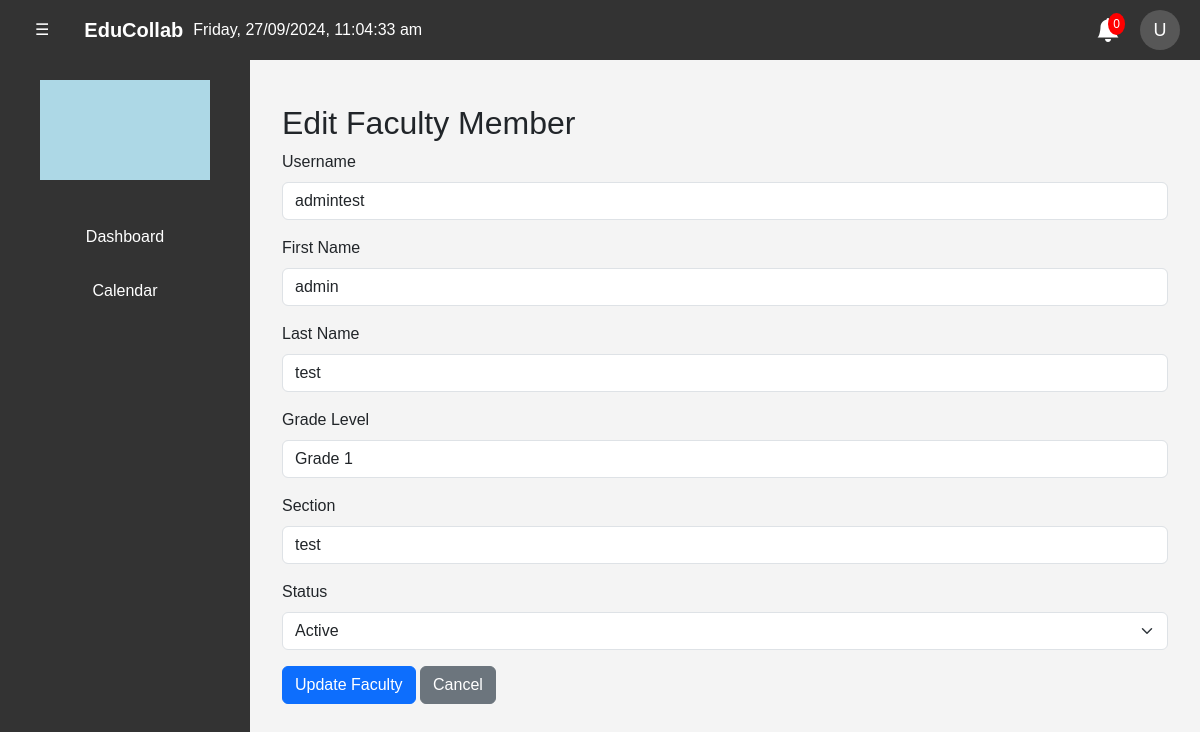
Page /public/admin/edit_faculty.php?id=4 (signed in) on the earlier database version.
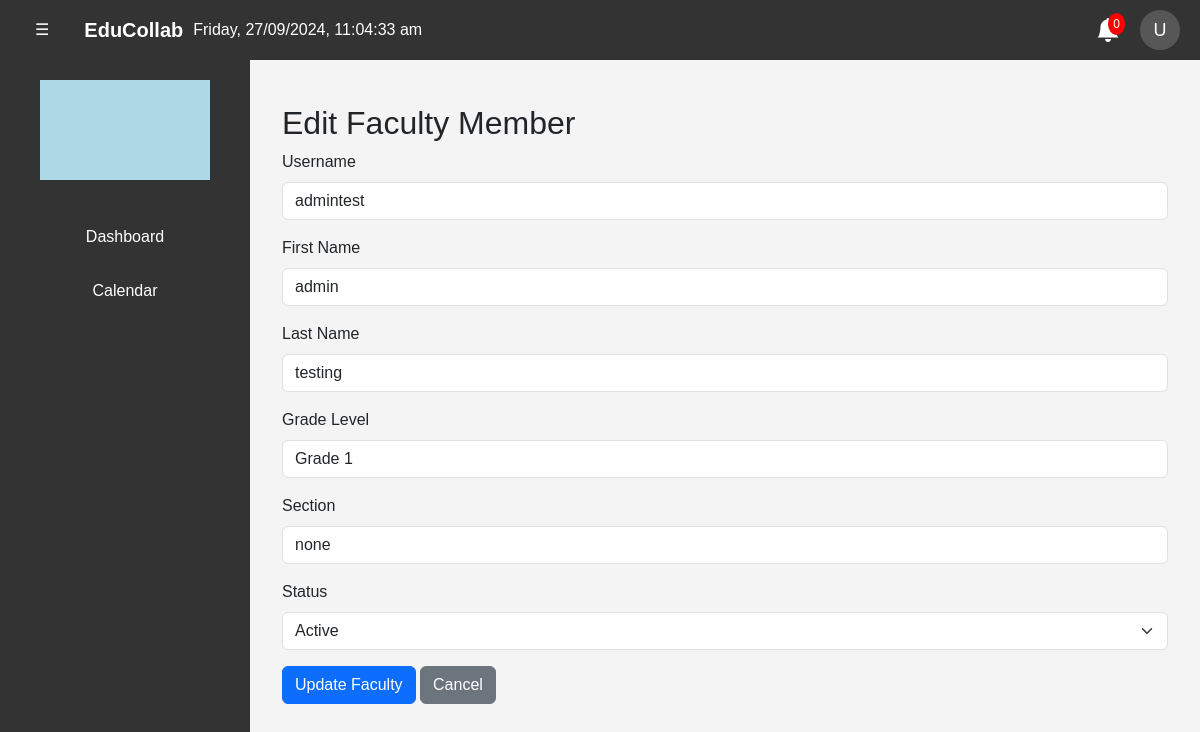
Same page on the later database version.
### tables this page shows
CREATE TABLE `users` (
  `id` int(11) NOT NULL,
  `username` varchar(50) NOT NULL,
  `firstname` varchar(50) NOT NULL,
  `lastname` varchar(50) NOT NULL,
  `gradeLevel` varchar(20) NOT NULL,
  `section` varchar(30) NOT NULL,
  `password` varchar(255) NOT NULL,
  `status` enum('active','inactive','deactivated') NOT NULL DEFAULT 'inactive',
  `accType` enum('USER','ADMIN') DEFAULT 'USER',
  `created_at` timestamp NOT NULL DEFAULT current_timestamp()
);

### public/admin/edit_faculty.php (the view, shortened to what this page needs)
<?php
require_once __DIR__ . '/../../src/config/db_config.php';
$facultyId = intval($_GET['id']);
$stmt = $pdo->prepare("SELECT * FROM users WHERE id = :id");
$stmt->execute([':id' => $facultyId]);
$faculty = $stmt->fetch(PDO::FETCH_ASSOC);
?>
<!DOCTYPE html>
<html lang="en">
<head>
    <link rel="stylesheet" href="https://cdn.jsdelivr.net/npm/bootstrap-icons@1.11.3/font/bootstrap-icons.min.css">
    <link href="https://cdnjs.cloudflare.com/ajax/libs/bootstrap/5.3.0/css/bootstrap.min.css" rel="stylesheet">
    <link rel="stylesheet" href="../../src/css/a/h-e-gen.css">
</head>
<body>
    <?php include '../nav-sidebar-temp.php'?>
        <div class="content" id="content">
            <div class="container mt-4">
                <h2>Edit Faculty Member</h2>
                <form method="POST" action="">
                    <div class="mb-3">
                        <label for="username" class="form-label">Username</label>
                        <input type="text" id="username" name="username" class="form-control" value="<?php echo htmlspecialchars($faculty['username']); ?>" required>
                    </div>
                    <div class="mb-3">
                        <label for="firstname" class="form-label">First Name</label>
                        <input type="text" id="firstname" name="firstname" class="form-control" value="<?php echo htmlspecialchars($faculty['firstname']); ?>" required>
                    </div>
                    <div class="mb-3">
                        <label for="lastname" class="form-label">Last Name</label>
                        <input type="text" id="lastname" name="lastname" class="form-control" value="<?php echo htmlspecialchars($faculty['lastname']); ?>" required>
                    </div>
                    <div class="mb-3">
                        <label for="gradeLevel" class="form-label">Grade Level</label>
                        <input type="text" id="gradeLevel" name="gradeLevel" class="form-control" value="<?php echo htmlspecialchars($faculty['gradeLevel']); ?>" required>
                    </div>
                    <div class="mb-3">
                        <label for="section" class="form-label">Section</label>
                        <input type="text" id="section" name="section" class="form-control" value="<?php echo htmlspecialchars($faculty['section']); ?>" required>
                    </div>
                    <div class="mb-3">
                        <label for="status" class="form-label">Status</label>
                        <select id="status" name="status" class="form-select">
                            <option value="active" <?php echo $faculty['status'] == 'active' ? 'selected' : ''; ?>>Active</option>
                        </select>
                    </div>
                    <button type="submit" class="btn btn-primary">Update Faculty</button>
                    <button type="button" class="btn btn-secondary"
                            onclick="openDiscardChangesModal()">Cancel
                    </button>
                </form>
            </div>
        </div>
    </div>
</body>
</html>

Differences in the rows shown:
changed users "admintest": lastname "test" → "testing"; section "test" → "none"
